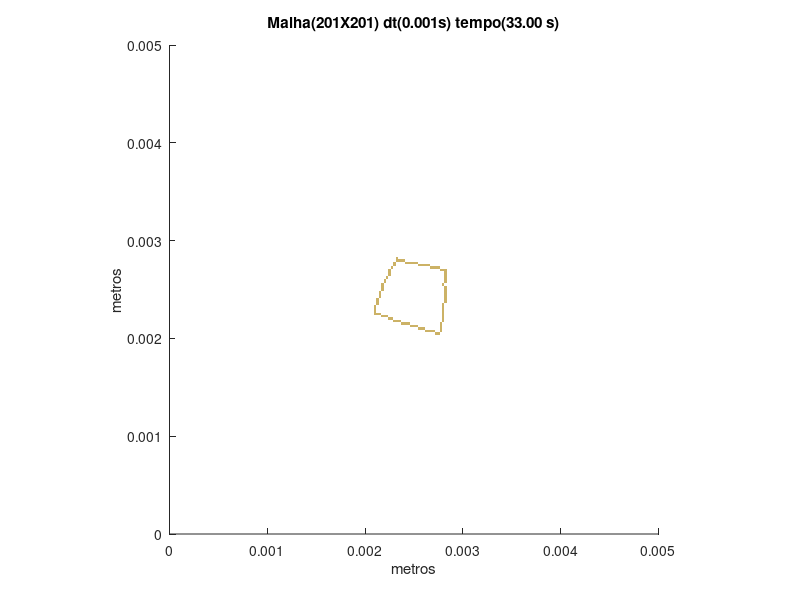

The MATLAB script that drew this image:
set (gca,'PlotBoxAspectRatio',[1 1 1],'Xlim',[0,0.005],'Ylim',[0,0.005])
hold on
title('Malha(201X201) dt(0.001s) tempo(33.00 s)')
hold on
ylabel('metros')
hold on
xlabel('metros')
hold on

fill([0.00271144278606965 0.00271144278606965 0.0027363184079602 0.0027363184079602],[0.00203980099502488 0.00206467661691542 0.00206467661691542 0.00203980099502488],[0.8,0.7,0.4],'LineStyle','none')

fill([0.0027363184079602 0.0027363184079602 0.00276119402985075 0.00276119402985075],[0.00203980099502488 0.00206467661691542 0.00206467661691542 0.00203980099502488],[0.8,0.7,0.4],'LineStyle','none')

fill([0.00261194029850746 0.00261194029850746 0.00263681592039801 0.00263681592039801],[0.00206467661691542 0.00208955223880597 0.00208955223880597 0.00206467661691542],[0.8,0.7,0.4],'LineStyle','none')

fill([0.00263681592039801 0.00263681592039801 0.00266169154228856 0.00266169154228856],[0.00206467661691542 0.00208955223880597 0.00208955223880597 0.00206467661691542],[0.8,0.7,0.4],'LineStyle','none')

fill([0.00266169154228856 0.00266169154228856 0.0026865671641791 0.0026865671641791],[0.00206467661691542 0.00208955223880597 0.00208955223880597 0.00206467661691542],[0.8,0.7,0.4],'LineStyle','none')

fill([0.0026865671641791 0.0026865671641791 0.00271144278606965 0.00271144278606965],[0.00206467661691542 0.00208955223880597 0.00208955223880597 0.00206467661691542],[0.8,0.7,0.4],'LineStyle','none')

fill([0.00276119402985075 0.00276119402985075 0.00278606965174129 0.00278606965174129],[0.00206467661691542 0.00208955223880597 0.00208955223880597 0.00206467661691542],[0.8,0.7,0.4],'LineStyle','none')

fill([0.00253731343283582 0.00253731343283582 0.00256218905472637 0.00256218905472637],[0.00208955223880597 0.00211442786069652 0.00211442786069652 0.00208955223880597],[0.8,0.7,0.4],'LineStyle','none')

fill([0.00256218905472637 0.00256218905472637 0.00258706467661692 0.00258706467661692],[0.00208955223880597 0.00211442786069652 0.00211442786069652 0.00208955223880597],[0.8,0.7,0.4],'LineStyle','none')

fill([0.00258706467661692 0.00258706467661692 0.00261194029850746 0.00261194029850746],[0.00208955223880597 0.00211442786069652 0.00211442786069652 0.00208955223880597],[0.8,0.7,0.4],'LineStyle','none')

fill([0.00276119402985075 0.00276119402985075 0.00278606965174129 0.00278606965174129],[0.00208955223880597 0.00211442786069652 0.00211442786069652 0.00208955223880597],[0.8,0.7,0.4],'LineStyle','none')

fill([0.00246268656716418 0.00246268656716418 0.00248756218905473 0.00248756218905473],[0.00211442786069652 0.00213930348258706 0.00213930348258706 0.00211442786069652],[0.8,0.7,0.4],'LineStyle','none')

fill([0.00248756218905473 0.00248756218905473 0.00251243781094527 0.00251243781094527],[0.00211442786069652 0.00213930348258706 0.00213930348258706 0.00211442786069652],[0.8,0.7,0.4],'LineStyle','none')

fill([0.00251243781094527 0.00251243781094527 0.00253731343283582 0.00253731343283582],[0.00211442786069652 0.00213930348258706 0.00213930348258706 0.00211442786069652],[0.8,0.7,0.4],'LineStyle','none')

fill([0.00276119402985075 0.00276119402985075 0.00278606965174129 0.00278606965174129],[0.00211442786069652 0.00213930348258706 0.00213930348258706 0.00211442786069652],[0.8,0.7,0.4],'LineStyle','none')

fill([0.00236318407960199 0.00236318407960199 0.00238805970149254 0.00238805970149254],[0.00213930348258706 0.00216417910447761 0.00216417910447761 0.00213930348258706],[0.8,0.7,0.4],'LineStyle','none')

fill([0.00238805970149254 0.00238805970149254 0.00241293532338308 0.00241293532338308],[0.00213930348258706 0.00216417910447761 0.00216417910447761 0.00213930348258706],[0.8,0.7,0.4],'LineStyle','none')

fill([0.00241293532338308 0.00241293532338308 0.00243781094527363 0.00243781094527363],[0.00213930348258706 0.00216417910447761 0.00216417910447761 0.00213930348258706],[0.8,0.7,0.4],'LineStyle','none')

fill([0.00243781094527363 0.00243781094527363 0.00246268656716418 0.00246268656716418],[0.00213930348258706 0.00216417910447761 0.00216417910447761 0.00213930348258706],[0.8,0.7,0.4],'LineStyle','none')

fill([0.00276119402985075 0.00276119402985075 0.00278606965174129 0.00278606965174129],[0.00213930348258706 0.00216417910447761 0.00216417910447761 0.00213930348258706],[0.8,0.7,0.4],'LineStyle','none')

fill([0.00228855721393035 0.00228855721393035 0.0023134328358209 0.0023134328358209],[0.00216417910447761 0.00218905472636816 0.00218905472636816 0.00216417910447761],[0.8,0.7,0.4],'LineStyle','none')

fill([0.0023134328358209 0.0023134328358209 0.00233830845771144 0.00233830845771144],[0.00216417910447761 0.00218905472636816 0.00218905472636816 0.00216417910447761],[0.8,0.7,0.4],'LineStyle','none')

fill([0.00233830845771144 0.00233830845771144 0.00236318407960199 0.00236318407960199],[0.00216417910447761 0.00218905472636816 0.00218905472636816 0.00216417910447761],[0.8,0.7,0.4],'LineStyle','none')

fill([0.00278606965174129 0.00278606965174129 0.00281094527363184 0.00281094527363184],[0.00216417910447761 0.00218905472636816 0.00218905472636816 0.00216417910447761],[0.8,0.7,0.4],'LineStyle','none')

fill([0.00223880597014925 0.00223880597014925 0.0022636815920398 0.0022636815920398],[0.00218905472636816 0.00221393034825871 0.00221393034825871 0.00218905472636816],[0.8,0.7,0.4],'LineStyle','none')

fill([0.0022636815920398 0.0022636815920398 0.00228855721393035 0.00228855721393035],[0.00218905472636816 0.00221393034825871 0.00221393034825871 0.00218905472636816],[0.8,0.7,0.4],'LineStyle','none')

fill([0.00278606965174129 0.00278606965174129 0.00281094527363184 0.00281094527363184],[0.00218905472636816 0.00221393034825871 0.00221393034825871 0.00218905472636816],[0.8,0.7,0.4],'LineStyle','none')

fill([0.00216417910447761 0.00216417910447761 0.00218905472636816 0.00218905472636816],[0.00221393034825871 0.00223880597014925 0.00223880597014925 0.00221393034825871],[0.8,0.7,0.4],'LineStyle','none')

fill([0.00218905472636816 0.00218905472636816 0.00221393034825871 0.00221393034825871],[0.00221393034825871 0.00223880597014925 0.00223880597014925 0.00221393034825871],[0.8,0.7,0.4],'LineStyle','none')

fill([0.00221393034825871 0.00221393034825871 0.00223880597014925 0.00223880597014925],[0.00221393034825871 0.00223880597014925 0.00223880597014925 0.00221393034825871],[0.8,0.7,0.4],'LineStyle','none')

fill([0.00278606965174129 0.00278606965174129 0.00281094527363184 0.00281094527363184],[0.00221393034825871 0.00223880597014925 0.00223880597014925 0.00221393034825871],[0.8,0.7,0.4],'LineStyle','none')

fill([0.00208955223880597 0.00208955223880597 0.00211442786069652 0.00211442786069652],[0.00223880597014925 0.0022636815920398 0.0022636815920398 0.00223880597014925],[0.8,0.7,0.4],'LineStyle','none')

fill([0.00211442786069652 0.00211442786069652 0.00213930348258706 0.00213930348258706],[0.00223880597014925 0.0022636815920398 0.0022636815920398 0.00223880597014925],[0.8,0.7,0.4],'LineStyle','none')

fill([0.00213930348258706 0.00213930348258706 0.00216417910447761 0.00216417910447761],[0.00223880597014925 0.0022636815920398 0.0022636815920398 0.00223880597014925],[0.8,0.7,0.4],'LineStyle','none')

fill([0.00278606965174129 0.00278606965174129 0.00281094527363184 0.00281094527363184],[0.00223880597014925 0.0022636815920398 0.0022636815920398 0.00223880597014925],[0.8,0.7,0.4],'LineStyle','none')

fill([0.00208955223880597 0.00208955223880597 0.00211442786069652 0.00211442786069652],[0.0022636815920398 0.00228855721393035 0.00228855721393035 0.0022636815920398],[0.8,0.7,0.4],'LineStyle','none')

fill([0.00278606965174129 0.00278606965174129 0.00281094527363184 0.00281094527363184],[0.0022636815920398 0.00228855721393035 0.00228855721393035 0.0022636815920398],[0.8,0.7,0.4],'LineStyle','none')

fill([0.00208955223880597 0.00208955223880597 0.00211442786069652 0.00211442786069652],[0.00228855721393035 0.0023134328358209 0.0023134328358209 0.00228855721393035],[0.8,0.7,0.4],'LineStyle','none')

fill([0.00278606965174129 0.00278606965174129 0.00281094527363184 0.00281094527363184],[0.00228855721393035 0.0023134328358209 0.0023134328358209 0.00228855721393035],[0.8,0.7,0.4],'LineStyle','none')

fill([0.00208955223880597 0.00208955223880597 0.00211442786069652 0.00211442786069652],[0.0023134328358209 0.00233830845771144 0.00233830845771144 0.0023134328358209],[0.8,0.7,0.4],'LineStyle','none')

fill([0.00278606965174129 0.00278606965174129 0.00281094527363184 0.00281094527363184],[0.0023134328358209 0.00233830845771144 0.00233830845771144 0.0023134328358209],[0.8,0.7,0.4],'LineStyle','none')

fill([0.00211442786069652 0.00211442786069652 0.00213930348258706 0.00213930348258706],[0.00233830845771144 0.00236318407960199 0.00236318407960199 0.00233830845771144],[0.8,0.7,0.4],'LineStyle','none')

fill([0.00278606965174129 0.00278606965174129 0.00281094527363184 0.00281094527363184],[0.00233830845771144 0.00236318407960199 0.00236318407960199 0.00233830845771144],[0.8,0.7,0.4],'LineStyle','none')

fill([0.00211442786069652 0.00211442786069652 0.00213930348258706 0.00213930348258706],[0.00236318407960199 0.00238805970149254 0.00238805970149254 0.00236318407960199],[0.8,0.7,0.4],'LineStyle','none')

fill([0.00281094527363184 0.00281094527363184 0.00283582089552239 0.00283582089552239],[0.00236318407960199 0.00238805970149254 0.00238805970149254 0.00236318407960199],[0.8,0.7,0.4],'LineStyle','none')

fill([0.00211442786069652 0.00211442786069652 0.00213930348258706 0.00213930348258706],[0.00238805970149254 0.00241293532338308 0.00241293532338308 0.00238805970149254],[0.8,0.7,0.4],'LineStyle','none')

fill([0.00281094527363184 0.00281094527363184 0.00283582089552239 0.00283582089552239],[0.00238805970149254 0.00241293532338308 0.00241293532338308 0.00238805970149254],[0.8,0.7,0.4],'LineStyle','none')

fill([0.00213930348258706 0.00213930348258706 0.00216417910447761 0.00216417910447761],[0.00241293532338308 0.00243781094527363 0.00243781094527363 0.00241293532338308],[0.8,0.7,0.4],'LineStyle','none')

fill([0.00281094527363184 0.00281094527363184 0.00283582089552239 0.00283582089552239],[0.00241293532338308 0.00243781094527363 0.00243781094527363 0.00241293532338308],[0.8,0.7,0.4],'LineStyle','none')

fill([0.00213930348258706 0.00213930348258706 0.00216417910447761 0.00216417910447761],[0.00243781094527363 0.00246268656716418 0.00246268656716418 0.00243781094527363],[0.8,0.7,0.4],'LineStyle','none')

fill([0.00281094527363184 0.00281094527363184 0.00283582089552239 0.00283582089552239],[0.00243781094527363 0.00246268656716418 0.00246268656716418 0.00243781094527363],[0.8,0.7,0.4],'LineStyle','none')

fill([0.00213930348258706 0.00213930348258706 0.00216417910447761 0.00216417910447761],[0.00246268656716418 0.00248756218905473 0.00248756218905473 0.00246268656716418],[0.8,0.7,0.4],'LineStyle','none')

fill([0.00281094527363184 0.00281094527363184 0.00283582089552239 0.00283582089552239],[0.00246268656716418 0.00248756218905473 0.00248756218905473 0.00246268656716418],[0.8,0.7,0.4],'LineStyle','none')

fill([0.00216417910447761 0.00216417910447761 0.00218905472636816 0.00218905472636816],[0.00248756218905473 0.00251243781094527 0.00251243781094527 0.00248756218905473],[0.8,0.7,0.4],'LineStyle','none')

fill([0.00281094527363184 0.00281094527363184 0.00283582089552239 0.00283582089552239],[0.00248756218905473 0.00251243781094527 0.00251243781094527 0.00248756218905473],[0.8,0.7,0.4],'LineStyle','none')

fill([0.00216417910447761 0.00216417910447761 0.00218905472636816 0.00218905472636816],[0.00251243781094527 0.00253731343283582 0.00253731343283582 0.00251243781094527],[0.8,0.7,0.4],'LineStyle','none')

fill([0.00281094527363184 0.00281094527363184 0.00283582089552239 0.00283582089552239],[0.00251243781094527 0.00253731343283582 0.00253731343283582 0.00251243781094527],[0.8,0.7,0.4],'LineStyle','none')

fill([0.00216417910447761 0.00216417910447761 0.00218905472636816 0.00218905472636816],[0.00253731343283582 0.00256218905472637 0.00256218905472637 0.00253731343283582],[0.8,0.7,0.4],'LineStyle','none')

fill([0.00278606965174129 0.00278606965174129 0.00281094527363184 0.00281094527363184],[0.00253731343283582 0.00256218905472637 0.00256218905472637 0.00253731343283582],[0.8,0.7,0.4],'LineStyle','none')

fill([0.00218905472636816 0.00218905472636816 0.00221393034825871 0.00221393034825871],[0.00256218905472637 0.00258706467661692 0.00258706467661692 0.00256218905472637],[0.8,0.7,0.4],'LineStyle','none')

fill([0.00281094527363184 0.00281094527363184 0.00283582089552239 0.00283582089552239],[0.00256218905472637 0.00258706467661692 0.00258706467661692 0.00256218905472637],[0.8,0.7,0.4],'LineStyle','none')

fill([0.00218905472636816 0.00218905472636816 0.00221393034825871 0.00221393034825871],[0.00258706467661692 0.00261194029850746 0.00261194029850746 0.00258706467661692],[0.8,0.7,0.4],'LineStyle','none')

fill([0.00281094527363184 0.00281094527363184 0.00283582089552239 0.00283582089552239],[0.00258706467661692 0.00261194029850746 0.00261194029850746 0.00258706467661692],[0.8,0.7,0.4],'LineStyle','none')

fill([0.00221393034825871 0.00221393034825871 0.00223880597014925 0.00223880597014925],[0.00261194029850746 0.00263681592039801 0.00263681592039801 0.00261194029850746],[0.8,0.7,0.4],'LineStyle','none')

fill([0.00281094527363184 0.00281094527363184 0.00283582089552239 0.00283582089552239],[0.00261194029850746 0.00263681592039801 0.00263681592039801 0.00261194029850746],[0.8,0.7,0.4],'LineStyle','none')

fill([0.00223880597014925 0.00223880597014925 0.0022636815920398 0.0022636815920398],[0.00263681592039801 0.00266169154228856 0.00266169154228856 0.00263681592039801],[0.8,0.7,0.4],'LineStyle','none')

fill([0.00281094527363184 0.00281094527363184 0.00283582089552239 0.00283582089552239],[0.00263681592039801 0.00266169154228856 0.00266169154228856 0.00263681592039801],[0.8,0.7,0.4],'LineStyle','none')

fill([0.00223880597014925 0.00223880597014925 0.0022636815920398 0.0022636815920398],[0.00266169154228856 0.0026865671641791 0.0026865671641791 0.00266169154228856],[0.8,0.7,0.4],'LineStyle','none')

fill([0.00281094527363184 0.00281094527363184 0.00283582089552239 0.00283582089552239],[0.00266169154228856 0.0026865671641791 0.0026865671641791 0.00266169154228856],[0.8,0.7,0.4],'LineStyle','none')

fill([0.00223880597014925 0.00223880597014925 0.0022636815920398 0.0022636815920398],[0.0026865671641791 0.00271144278606965 0.00271144278606965 0.0026865671641791],[0.8,0.7,0.4],'LineStyle','none')

fill([0.00276119402985075 0.00276119402985075 0.00278606965174129 0.00278606965174129],[0.0026865671641791 0.00271144278606965 0.00271144278606965 0.0026865671641791],[0.8,0.7,0.4],'LineStyle','none')

fill([0.00278606965174129 0.00278606965174129 0.00281094527363184 0.00281094527363184],[0.0026865671641791 0.00271144278606965 0.00271144278606965 0.0026865671641791],[0.8,0.7,0.4],'LineStyle','none')

fill([0.00281094527363184 0.00281094527363184 0.00283582089552239 0.00283582089552239],[0.0026865671641791 0.00271144278606965 0.00271144278606965 0.0026865671641791],[0.8,0.7,0.4],'LineStyle','none')

fill([0.0022636815920398 0.0022636815920398 0.00228855721393035 0.00228855721393035],[0.00271144278606965 0.0027363184079602 0.0027363184079602 0.00271144278606965],[0.8,0.7,0.4],'LineStyle','none')

fill([0.00266169154228856 0.00266169154228856 0.0026865671641791 0.0026865671641791],[0.00271144278606965 0.0027363184079602 0.0027363184079602 0.00271144278606965],[0.8,0.7,0.4],'LineStyle','none')

fill([0.0026865671641791 0.0026865671641791 0.00271144278606965 0.00271144278606965],[0.00271144278606965 0.0027363184079602 0.0027363184079602 0.00271144278606965],[0.8,0.7,0.4],'LineStyle','none')

fill([0.00271144278606965 0.00271144278606965 0.0027363184079602 0.0027363184079602],[0.00271144278606965 0.0027363184079602 0.0027363184079602 0.00271144278606965],[0.8,0.7,0.4],'LineStyle','none')

fill([0.0027363184079602 0.0027363184079602 0.00276119402985075 0.00276119402985075],[0.00271144278606965 0.0027363184079602 0.0027363184079602 0.00271144278606965],[0.8,0.7,0.4],'LineStyle','none')

fill([0.00228855721393035 0.00228855721393035 0.0023134328358209 0.0023134328358209],[0.0027363184079602 0.00276119402985075 0.00276119402985075 0.0027363184079602],[0.8,0.7,0.4],'LineStyle','none')

fill([0.00253731343283582 0.00253731343283582 0.00256218905472637 0.00256218905472637],[0.0027363184079602 0.00276119402985075 0.00276119402985075 0.0027363184079602],[0.8,0.7,0.4],'LineStyle','none')

fill([0.00256218905472637 0.00256218905472637 0.00258706467661692 0.00258706467661692],[0.0027363184079602 0.00276119402985075 0.00276119402985075 0.0027363184079602],[0.8,0.7,0.4],'LineStyle','none')

fill([0.00258706467661692 0.00258706467661692 0.00261194029850746 0.00261194029850746],[0.0027363184079602 0.00276119402985075 0.00276119402985075 0.0027363184079602],[0.8,0.7,0.4],'LineStyle','none')

fill([0.00261194029850746 0.00261194029850746 0.00263681592039801 0.00263681592039801],[0.0027363184079602 0.00276119402985075 0.00276119402985075 0.0027363184079602],[0.8,0.7,0.4],'LineStyle','none')

fill([0.00263681592039801 0.00263681592039801 0.00266169154228856 0.00266169154228856],[0.0027363184079602 0.00276119402985075 0.00276119402985075 0.0027363184079602],[0.8,0.7,0.4],'LineStyle','none')

fill([0.00228855721393035 0.00228855721393035 0.0023134328358209 0.0023134328358209],[0.00276119402985075 0.00278606965174129 0.00278606965174129 0.00276119402985075],[0.8,0.7,0.4],'LineStyle','none')

fill([0.00241293532338308 0.00241293532338308 0.00243781094527363 0.00243781094527363],[0.00276119402985075 0.00278606965174129 0.00278606965174129 0.00276119402985075],[0.8,0.7,0.4],'LineStyle','none')

fill([0.00243781094527363 0.00243781094527363 0.00246268656716418 0.00246268656716418],[0.00276119402985075 0.00278606965174129 0.00278606965174129 0.00276119402985075],[0.8,0.7,0.4],'LineStyle','none')

fill([0.00246268656716418 0.00246268656716418 0.00248756218905473 0.00248756218905473],[0.00276119402985075 0.00278606965174129 0.00278606965174129 0.00276119402985075],[0.8,0.7,0.4],'LineStyle','none')

fill([0.00248756218905473 0.00248756218905473 0.00251243781094527 0.00251243781094527],[0.00276119402985075 0.00278606965174129 0.00278606965174129 0.00276119402985075],[0.8,0.7,0.4],'LineStyle','none')

fill([0.00251243781094527 0.00251243781094527 0.00253731343283582 0.00253731343283582],[0.00276119402985075 0.00278606965174129 0.00278606965174129 0.00276119402985075],[0.8,0.7,0.4],'LineStyle','none')

fill([0.0023134328358209 0.0023134328358209 0.00233830845771144 0.00233830845771144],[0.00278606965174129 0.00281094527363184 0.00281094527363184 0.00278606965174129],[0.8,0.7,0.4],'LineStyle','none')

fill([0.00233830845771144 0.00233830845771144 0.00236318407960199 0.00236318407960199],[0.00278606965174129 0.00281094527363184 0.00281094527363184 0.00278606965174129],[0.8,0.7,0.4],'LineStyle','none')

fill([0.00236318407960199 0.00236318407960199 0.00238805970149254 0.00238805970149254],[0.00278606965174129 0.00281094527363184 0.00281094527363184 0.00278606965174129],[0.8,0.7,0.4],'LineStyle','none')

fill([0.00238805970149254 0.00238805970149254 0.00241293532338308 0.00241293532338308],[0.00278606965174129 0.00281094527363184 0.00281094527363184 0.00278606965174129],[0.8,0.7,0.4],'LineStyle','none')

fill([0.0023134328358209 0.0023134328358209 0.00233830845771144 0.00233830845771144],[0.00281094527363184 0.00283582089552239 0.00283582089552239 0.00281094527363184],[0.8,0.7,0.4],'LineStyle','none')
